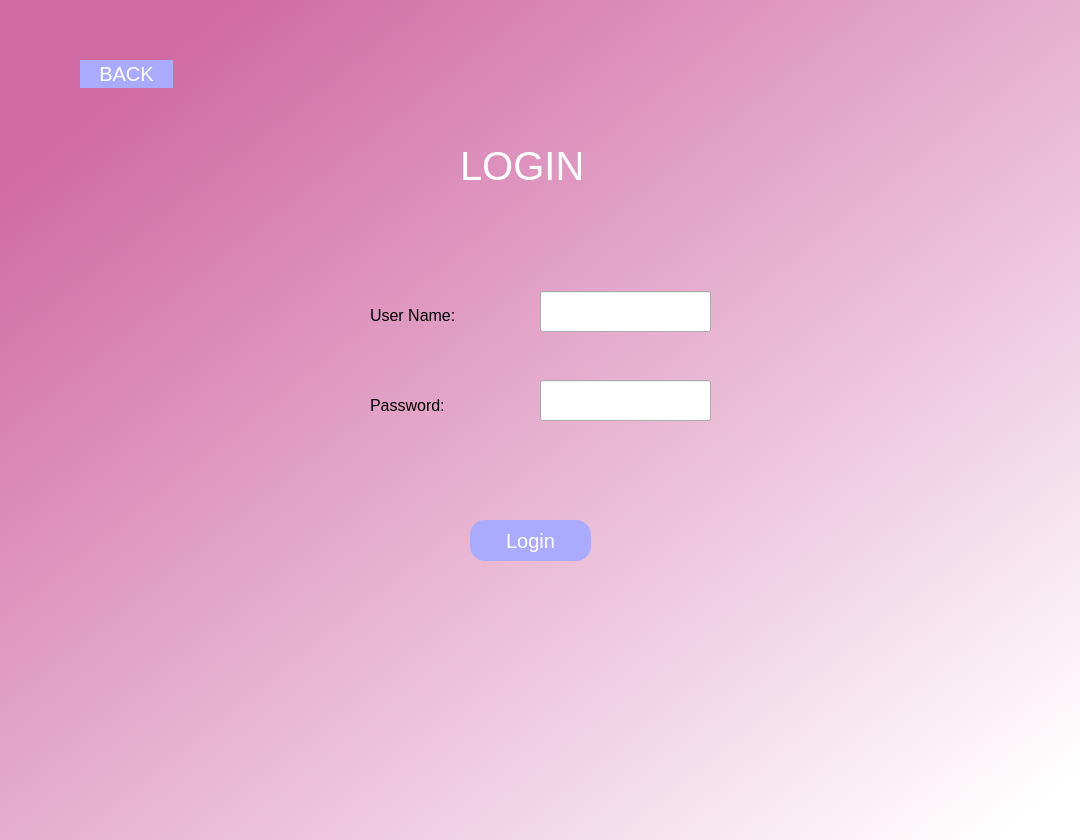
<?xml version="1.0" encoding="UTF-8"?>
<ui version="4.0">
 <class>Dialog</class>
 <widget class="QDialog" name="Dialog">
  <property name="geometry">
   <rect>
    <x>0</x>
    <y>0</y>
    <width>1080</width>
    <height>840</height>
   </rect>
  </property>
  <property name="windowTitle">
   <string>Dialog</string>
  </property>
  <property name="styleSheet">
   <string notr="true">QDialog#Dialog{
background-color: qlineargradient(spread:pad, x1:0.110526, y1:0.114, x2:0.973684, y2:0.949, stop:0 rgba(209, 107, 165, 255), stop:1 rgba(255, 255, 255, 255));
}</string>
  </property>
  <widget class="QLabel" name="label">
   <property name="geometry">
    <rect>
     <x>460</x>
     <y>130</y>
     <width>121</width>
     <height>71</height>
    </rect>
   </property>
   <property name="styleSheet">
    <string notr="true">color: rgb(255, 255, 255);
font-size:40px;
border-radius:15px;</string>
   </property>
   <property name="text">
    <string>LOGIN</string>
   </property>
  </widget>
  <widget class="QPushButton" name="login">
   <property name="geometry">
    <rect>
     <x>470</x>
     <y>520</y>
     <width>121</width>
     <height>41</height>
    </rect>
   </property>
   <property name="styleSheet">
    <string notr="true">color: rgb(255, 255, 255);
background-color: rgb(170, 170, 255);
border-radius:15px;
font-size:20px</string>
   </property>
   <property name="text">
    <string>Login</string>
   </property>
  </widget>
  <widget class="QLabel" name="label_2">
   <property name="geometry">
    <rect>
     <x>370</x>
     <y>300</y>
     <width>91</width>
     <height>31</height>
    </rect>
   </property>
   <property name="styleSheet">
    <string notr="true">
font-size:16px;</string>
   </property>
   <property name="text">
    <string>User Name:</string>
   </property>
  </widget>
  <widget class="QLineEdit" name="username">
   <property name="geometry">
    <rect>
     <x>540</x>
     <y>291</y>
     <width>171</width>
     <height>41</height>
    </rect>
   </property>
   <property name="styleSheet">
    <string notr="true">font-size:16px;
</string>
   </property>
   <property name="text">
    <string/>
   </property>
  </widget>
  <widget class="QLabel" name="label_3">
   <property name="geometry">
    <rect>
     <x>370</x>
     <y>390</y>
     <width>91</width>
     <height>31</height>
    </rect>
   </property>
   <property name="styleSheet">
    <string notr="true">
font-size:16px;</string>
   </property>
   <property name="text">
    <string>Password:</string>
   </property>
  </widget>
  <widget class="QLineEdit" name="password">
   <property name="geometry">
    <rect>
     <x>540</x>
     <y>380</y>
     <width>171</width>
     <height>41</height>
    </rect>
   </property>
   <property name="styleSheet">
    <string notr="true">font-size:16px;
</string>
   </property>
   <property name="text">
    <string/>
   </property>
  </widget>
  <widget class="QPushButton" name="back">
   <property name="geometry">
    <rect>
     <x>80</x>
     <y>60</y>
     <width>93</width>
     <height>28</height>
    </rect>
   </property>
   <property name="styleSheet">
    <string notr="true">color: rgb(255, 255, 255);
background-color: rgb(170, 170, 255);
border-radius:20px;
font-size:20px</string>
   </property>
   <property name="text">
    <string>BACK</string>
   </property>
  </widget>
 </widget>
 <resources/>
 <connections/>
</ui>
